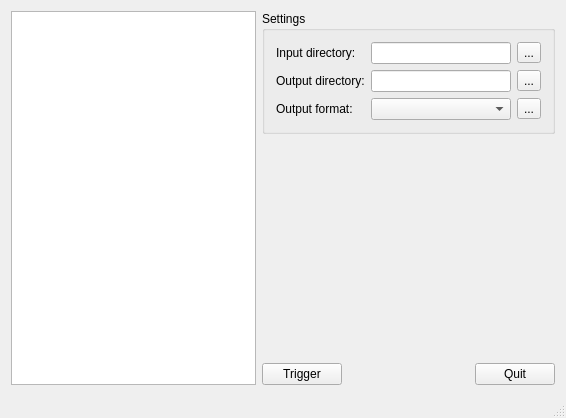
<?xml version="1.0" encoding="UTF-8"?>
<ui version="4.0">
 <class>MainWindow</class>
 <widget class="QMainWindow" name="MainWindow">
  <property name="geometry">
   <rect>
    <x>0</x>
    <y>0</y>
    <width>566</width>
    <height>418</height>
   </rect>
  </property>
  <property name="windowTitle">
   <string>SyncConverter</string>
  </property>
  <widget class="QWidget" name="centralWidget">
   <layout class="QGridLayout" name="gridLayout_2">
    <item row="0" column="0" rowspan="3">
     <widget class="QTreeView" name="treeView"/>
    </item>
    <item row="0" column="1" colspan="3">
     <widget class="QGroupBox" name="groupBox">
      <property name="title">
       <string>Settings</string>
      </property>
      <layout class="QGridLayout" name="gridLayout">
       <item row="0" column="0">
        <widget class="QLabel" name="label">
         <property name="text">
          <string>Input directory:</string>
         </property>
        </widget>
       </item>
       <item row="0" column="1">
        <widget class="QLineEdit" name="leInputDir">
         <property name="readOnly">
          <bool>true</bool>
         </property>
        </widget>
       </item>
       <item row="0" column="2">
        <widget class="QToolButton" name="tbInputDir">
         <property name="text">
          <string>...</string>
         </property>
        </widget>
       </item>
       <item row="1" column="1">
        <widget class="QLineEdit" name="leOutputDir">
         <property name="readOnly">
          <bool>true</bool>
         </property>
        </widget>
       </item>
       <item row="1" column="2">
        <widget class="QToolButton" name="tbOutputDir">
         <property name="text">
          <string>...</string>
         </property>
        </widget>
       </item>
       <item row="2" column="0">
        <widget class="QLabel" name="label_3">
         <property name="text">
          <string>Output format:</string>
         </property>
        </widget>
       </item>
       <item row="1" column="0">
        <widget class="QLabel" name="label_2">
         <property name="text">
          <string>Output directory:</string>
         </property>
        </widget>
       </item>
       <item row="2" column="1">
        <widget class="QComboBox" name="cbOutputFormat"/>
       </item>
       <item row="2" column="2">
        <widget class="QToolButton" name="tbOutputFormat">
         <property name="text">
          <string>...</string>
         </property>
        </widget>
       </item>
      </layout>
     </widget>
    </item>
    <item row="2" column="1">
     <widget class="QPushButton" name="pbTrigger">
      <property name="text">
       <string>Trigger</string>
      </property>
     </widget>
    </item>
    <item row="2" column="2">
     <spacer name="horizontalSpacer">
      <property name="orientation">
       <enum>Qt::Horizontal</enum>
      </property>
      <property name="sizeHint" stdset="0">
       <size>
        <width>131</width>
        <height>20</height>
       </size>
      </property>
     </spacer>
    </item>
    <item row="2" column="3">
     <widget class="QPushButton" name="pbQuit">
      <property name="text">
       <string>Quit</string>
      </property>
     </widget>
    </item>
    <item row="1" column="2">
     <spacer name="verticalSpacer">
      <property name="orientation">
       <enum>Qt::Vertical</enum>
      </property>
      <property name="sizeHint" stdset="0">
       <size>
        <width>20</width>
        <height>40</height>
       </size>
      </property>
     </spacer>
    </item>
   </layout>
  </widget>
  <widget class="QStatusBar" name="statusBar"/>
 </widget>
 <layoutdefault spacing="6" margin="11"/>
 <resources/>
 <connections/>
</ui>
